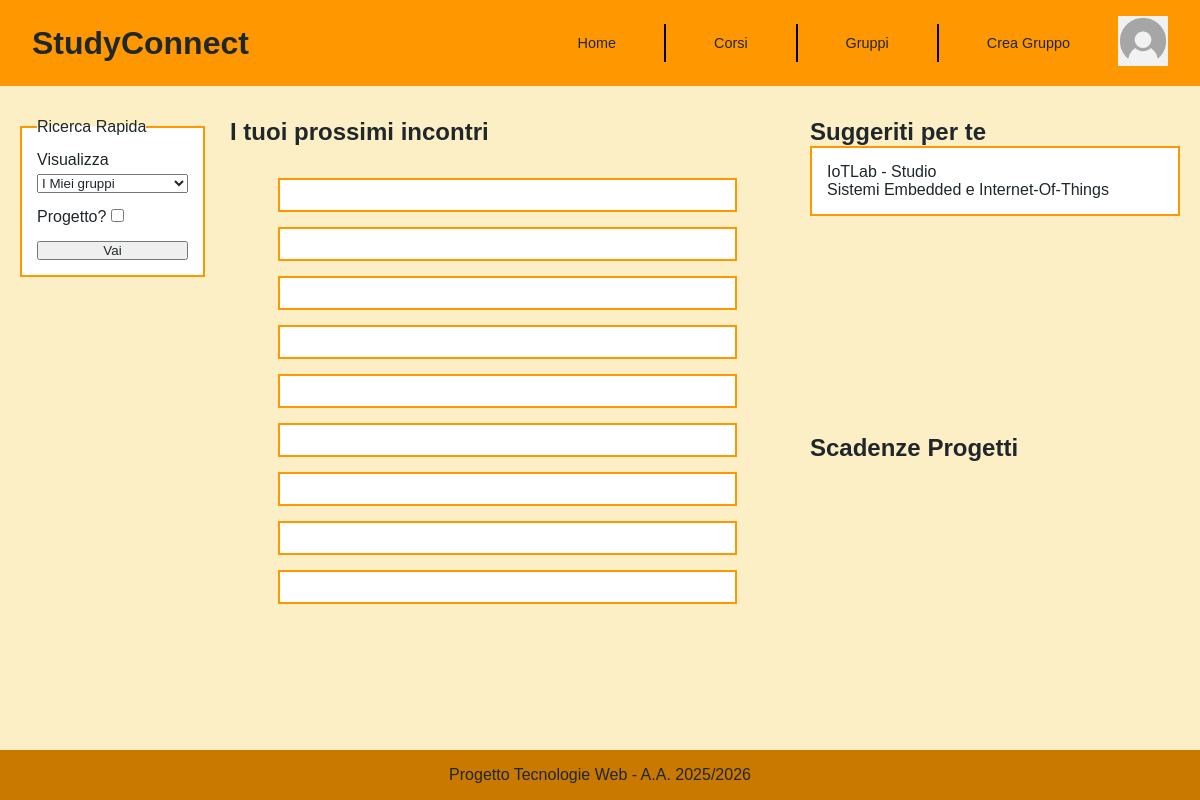
The page /pages/index.php on the database its author committed.
### tables this page shows
CREATE TABLE Incontri(
	CodiceGruppo INT NOT NULL,
    Data DATE,
    Orario TIME,
    Modalità VARCHAR(15) NOT NULL CHECK (Modalità IN ('Da remoto', 'In presenza')),
    Luogo VARCHAR(100),
    Note VARCHAR(500) NOT NULL,
    FOREIGN KEY (CodiceGruppo) REFERENCES Gruppi(Codice)
		ON DELETE CASCADE
		ON UPDATE NO ACTION,
    PRIMARY KEY (CodiceGruppo, Data, Orario)
);

CREATE TABLE Gruppi(
	Codice INT AUTO_INCREMENT PRIMARY KEY,
    Nome VARCHAR(100) NOT NULL,
    Descrizione MEDIUMTEXT,
    NumeroMembriRichiesti INT,
    NumeroMembriAttuali INT NOT NULL,
    Tipo VARCHAR(10) NOT NULL CHECK (Tipo IN ('Studio', 'Progetto')),
    DataConsegnaProgetto DATE,
    MatricolaCreatore VARCHAR(10) NOT NULL,
    CodiceCorso VARCHAR(5) NOT NULL,
	FOREIGN KEY (MatricolaCreatore) REFERENCES Studenti(Matricola)
		ON DELETE CASCADE
        ON UPDATE NO ACTION,
	FOREIGN KEY (CodiceCorso) REFERENCES Corsi(Codice)
		ON DELETE CASCADE
        ON UPDATE NO ACTION,
    CHECK(NumeroMembriAttuali<=NumeroMembriRichiesti OR NumeroMembriRichiesti=0)
);

CREATE TABLE Corsi(
	Codice VARCHAR(5) PRIMARY KEY,
    Nome VARCHAR(150) NOT NULL,
    Descrizione MEDIUMTEXT,
    CFU INT NOT NULL,
    ProgettoRichiesto BOOL NOT NULL,
    CHECK(length(Codice)=5)
);

### pages/home.php (called while the page is built, shortened)
<?php
if (!isUserLoggedIn()) {
    $templateParams["page"] = "templates/specific/home_loggato.php";
    $templateParams["imgprofilo"] =  "default_profile_icon.png";
    $templateParams["prossimiIncontri"] = $dbh->getIncontriStudente("0001081674");
    $templateParams["gruppiSuggeriti"] = $dbh->getGruppiSuggeriti("0001081674", 10);
    $templateParams["corsi"] = $dbh->getCorsi();
}
require "templates/general/base.php"
?>

### pages/index.php (called while the page is built)
<?php
require_once '../bootstrap.php';
$templateParams["title"] = "StudyConnect - Home";
$templateParams["page"] = "home.php";
require "home.php";
?>

### db/database.php (called while the page is built, shortened)
<?php
    class DatabaseHelper{
        private $db;
        public function __construct($servername, $username, $password, $dbname, $port){
            $this->db = new mysqli($servername, $username, $password, $dbname, $port);
        }
        public function getCorsi(){
            $stmt = $this->db->prepare("SELECT * FROM corsi ORDER BY nome");
            $stmt->execute();
            $result = $stmt->get_result();
            return $result->fetch_all(MYSQLI_ASSOC);
        }
        function getIncontriStudente(string $matricola) {
            $query = "SELECT i.CodiceGruppo, g.Nome AS NomeGruppo, i.Data, i.Orario, i.Modalità, i.Luogo, i.Note
                    FROM Iscrizioni isc
                    JOIN Gruppi g ON isc.CodiceGruppo = g.Codice
                    JOIN Incontri i ON g.Codice = i.CodiceGruppo
                    WHERE isc.MatricolaStudente = ?
                    ORDER BY i.Data ASC, i.Orario ASC";
            $stmt = $this->db->prepare($query);
            $stmt->bind_param('s', $matricola);
            $stmt->execute();
            return $stmt->get_result()->fetch_all(MYSQLI_ASSOC);
        }
        function getGruppiSuggeriti(string $matricola, int $limit) {
            $query = "SELECT g.Codice, g.Nome, g.Descrizione, g.NumeroMembriRichiesti, g.NumeroMembriAttuali, g.Tipo, c.Nome AS NomeCorso
                FROM Gruppi g
                JOIN Preferenze p ON g.CodiceCorso = p.CodiceCorso
                JOIN Corsi c ON g.CodiceCorso = c.Codice
                WHERE p.MatricolaStudente = ?
                    AND g.Codice NOT IN (
                        SELECT CodiceGruppo
                        FROM Iscrizioni
                        WHERE MatricolaStudente = ?
                    )
                ORDER BY RAND()
                LIMIT ?";
            $stmt = $this->db->prepare($query);
            $stmt->bind_param('ssi', $matricola, $matricola, $limit);
            $stmt->execute();
            return $stmt->get_result()->fetch_all(MYSQLI_ASSOC);
        }
    }
?>

### bootstrap.php (called while the page is built, shortened)
<?php
require_once("db/database.php");
$dbh = new DatabaseHelper("localhost", "root", "", "Gruppi_Studenti", 3307);
?>

### pages/templates/specific/home_loggato.php (the view, shortened to what this page needs)
<main class=" home-logged-container home-container ">
    <aside class="sidebar-search">
        <form action="gruppi.php" method="GET" id="home-form">
            <fieldset class="box-form card">
                <legend>Ricerca Rapida</legend>
                <div class="form-controll">
                    <label for="visualizza">Visualizza</label>
                    <select name="visualizza" id="visualizza">
                    <option value="miei">I Miei gruppi</option>
                    </select>
                </div>
                <div class="form-controll checkbox" id="container-checkbox">
                    <label for="tipo">Progetto?</label>
                    <input type="checkbox" name="tipo" id="tipo" />
                </div>
                <button type="submit">Vai</button>
            </fieldset>
        </form>
    </aside>
    <section class="main-meetings">
        <h2>I tuoi prossimi incontri</h2>
        <div class="card-grid">
            <?php foreach ($templateParams["prossimiIncontri"] as $incontro): ?>
                <div class="card">
                </div>
            <?php endforeach; ?>
        </div>
    </section>
    <aside class="sidebar-destra-home-loggato">
        <div class="sidebar-suggeriti">
            <h2>Suggeriti per te</h2>
            <div class="vertical-list">
                <?php foreach ($templateParams["gruppiSuggeriti"] as $suggerito): ?>
                <div class="card">
                    <p>
                        <?= $suggerito["Nome"] ?> - <?= $suggerito["Tipo"] ?><br>
                        <?= $suggerito["NomeCorso"] ?>
                    </p>
                </div>
                <?php endforeach; ?>
            </div>
        </div>
        <div>
            <h2>Scadenze Progetti</h2>
        </div>
    </aside>
</main>

### css/style.css (style rules this page uses)
* { margin: 0; padding: 0; box-sizing: border-box; color: #1F272B; font-family: Verdana, Geneva, Tahoma, sans-serif; }
html, body { height: 100% ; }
body { display: flex; flex-direction: column; padding-bottom: 60px; }
main { flex: 1; background-color: #FCEEC5; }
.home-container { display: grid; grid-template-columns: 1fr; gap: 20px; padding: 20px; padding-top: 4vh; width: 100%; }
.card-grid { display: grid; grid-template-columns: repeat(2, 1fr); gap: 15px; margin-top: 2vh; margin-bottom: 5vh; }
.sidebar-suggeriti .vertical-list { display: grid; grid-template-columns: repeat(2, 1fr); gap: 15px; }
.card { border: 2px solid #FF9800; padding: 15px; background: white; }
.card-grid > .card { color: blue; }
.sidebar-destra-home-loggato { display: flex; flex-direction: column; gap: 20px; }
.sidebar-destra-home-loggato > * { flex: 1; }
.sidebar-search { order: 3; }
.box-form { display: flex; flex-direction: column; gap: 15px; margin: 0 2rem; }
.form-controll { display: flex; flex-direction: column; gap: 5px; }
.checkbox { flex-direction: row; gap: 20px; }
@media (min-width: 992px) { body { padding-bottom: 0; } }
@media (min-width: 992px) { .home-container { grid-template-columns: 2.9fr 1.1fr; margin: 0 auto; } }
@media (min-width: 992px) { .card-grid { grid-template-columns: repeat(auto-fit, minmax(250px, 1fr)); margin-bottom: 0; padding: 2vh 3rem 2vh 3rem; } }
@media (min-width: 992px) { .sidebar-suggeriti .vertical-list { display: flex; flex-direction: column; grid-template-columns: none; } }
@media (min-width: 992px) { .home-logged-container { display: grid; grid-template-columns: 0.5fr 1.5fr 1fr; gap: 25px; margin: 0 auto; } }
@media (min-width: 992px) { .sidebar-search { order: 0; } }
@media (min-width: 992px) { .box-form { margin: 0; } }

### rows shown on the page
gruppi: Nome "IoTLab", Tipo "Studio", CodiceCorso.Nome "Sistemi Embedded e Internet-Of-Things"
